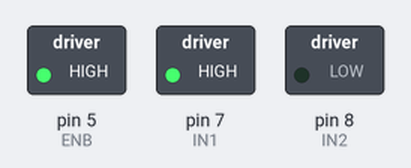
Simulated run of this sketch. Board: Arduino Uno, built with avr-gcc and run on an emulated ATmega328P. Shown: switched loads named in the sketch (green lamp = pin HIGH).

Above: at 0.5 s.
At 1.5 s:
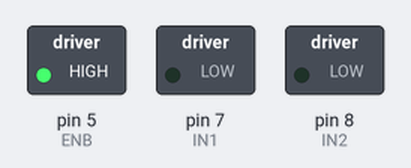
At 2.5 s:
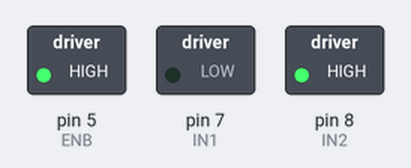
At 3.5 s:
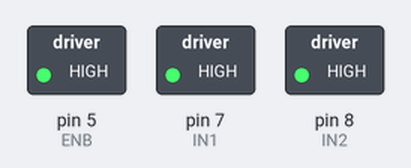
Timing chart, 0 to 5.2 s (numbered marks = the images above):
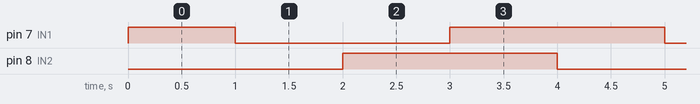

The sketch:

left_wheel_rotation.ino
```cpp
//www.elegoo.com

//     Left motor truth table
//Here are some handy tables to show the various modes of operation.
//  ENB         IN1               IN2         Description
//  LOW   Not Applicable    Not Applicable    Motor is off
//  HIGH        LOW               LOW         Motor is stopped (brakes)
//  HIGH        HIGH              LOW         Motor is on and turning forwards
//  HIGH        LOW               HIGH        Motor is on and turning backwards
//  HIGH        HIGH              HIGH        Motor is stopped (brakes)

// define IO pin
#define ENB 5
#define IN1 7
#define IN2 8

//init the car
void setup() {
  pinMode(IN1, OUTPUT);     //set IO pin mode OUTPUT
  pinMode(IN2, OUTPUT);
  pinMode(ENB, OUTPUT);
  digitalWrite(ENB, HIGH);  //Enable left motor
}

//mian loop
void loop() {
  digitalWrite(IN1, HIGH);
  digitalWrite(IN2, LOW);   //Right wheel turning forwards
  delay(1000);              //delay 500ms
  digitalWrite(IN1, LOW);
  digitalWrite(IN2, LOW);   //Right wheel stoped
  delay(1000);
  digitalWrite(IN1, LOW);
  digitalWrite(IN2, HIGH);  //Right wheel turning backwards
  delay(1000);
  digitalWrite(IN1, HIGH);
  digitalWrite(IN2, HIGH);  //Right wheel stoped
  delay(1000);
}
```

Measured:
- by itself, pin 7 (IN1): repeats every 4.0 s: LOW 2.0 s, HIGH 2.0 s
- by itself, pin 8 (IN2): alternates HIGH for 2.0 s and LOW for 2.0 s
- by itself, everything shown: repeats every 4.0 s, in 4 steps
